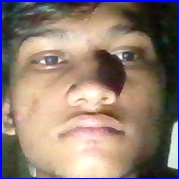
#> input picture ergo/ergo/person_images/athrva/athrva_3.jpg, 179 x 179 px, given in place of the camera
$ python store_embeddings.py
#> lines starting #> are read from the running program, lines starting #| are printed output that depends on the picture; after the words box and inside, x2 and y2 are one past the last pixel; in counts of white or black regions, pixels touching at a corner belong together
#> the answer given: 1
import pickle
import cv2
import os
import numpy as np

# Create a directory to store images
base_dir = 'person_images'
if not os.path.exists(base_dir):
    os.makedirs(base_dir)

# Save face recognizer state to a file
def save_embeddings(recognizer):
    recognizer.write('face_recognizer_model.yml')
    print("Face recognizer model has been saved.")

# Load face recognizer state from a file or initialize a new recognizer
# [8 lines left out: function load_or_initialize_embeddings, not called in this run]

# Capture images of persons and save them
def capture_images():
    cap = cv2.VideoCapture(0)
    face_cascade = cv2.CascadeClassifier(cv2.data.haarcascades + 'haarcascade_frontalface_default.xml')
    print("Enter the person's name (or 'q' to quit): ")

    while True:
        person_name = input("Name: ").strip()
#> the answer given: person_images/athrva/athrva_3.jpg
        if person_name.lower() == 'q':
            break

        person_dir = os.path.join(base_dir, person_name)
        if not os.path.exists(person_dir):
            os.makedirs(person_dir)

        print(f"Capturing images for {person_name}. Press 'c' to capture, 'q' to stop.")
        image_counter = 0

        while True:
            ret, frame = cap.read()
#> frame is the input picture: shape (179, 179, 3); mean B, G, R 112.7, 124.2, 143.2
            if not ret:
                break

            gray = cv2.cvtColor(frame, cv2.COLOR_BGR2GRAY)
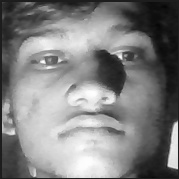
#> gray: shape (179, 179); min 6, max 254, mean 128.6
            faces = face_cascade.detectMultiScale(gray, scaleFactor=1.1, minNeighbors=5, minSize=(30, 30))
#> faces = [[10, 12, 157, 157]]

            for (x, y, w, h) in faces:
                cv2.rectangle(frame, (x, y), (x + w, y + h), (255, 0, 0), 2)
#> this loop made 1 pass
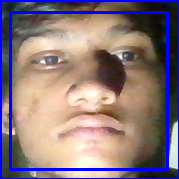
#> frame: shape (179, 179, 3); 5.87% of pixels changed, all inside (x1, y1, x2, y2) = (9, 11, 169, 171)

            cv2.imshow(f"Capturing - {person_name}", frame)
            key = cv2.waitKey(1) & 0xFF
#> (key q is pressed here)

            if key == ord('c') and len(faces) > 0:
                x, y, w, h = faces[0]
                face_image = frame[y:y + h, x:x + w]
                image_path = os.path.join(person_dir, f"{person_name}_{image_counter}.jpg")
                cv2.imwrite(image_path, face_image)
                print(f"Image saved: {image_path}")
                image_counter += 1
            elif key == ord('q'):
                break

    cv2.destroyAllWindows()
    cap.release()
# [73 lines left out: functions generate_face_embeddings, recognize_faces, not called in this run]


# Main function
def main():
    print("Choose an option:")
    print("1. Capture images of a person")
    print("2. Generate face embeddings")
    print("3. Recognize faces in real-time")
    print("q. Quit")

    while True:
        choice = input("Enter your choice: ").strip()

        if choice == '1':
            capture_images()
#> the answer given: person_images/athrva/athrva_0.jpg
#> the answer given: person_images/athrva/athrva_1.jpg
        elif choice == '2':
            generate_face_embeddings()
        elif choice == '3':
            recognize_faces()
        elif choice.lower() == 'q':
            break
        else:
            print("Invalid choice. Please try again.")

if __name__ == "__main__":
#> (the run stopped early here; a loop or call above may not have finished)
